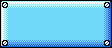

A level layout from a 2D game, rendered from its tile map. Below: a short description, then the map file with its tile-grid data intact:
An orthogonal 7x3 tile map with 16x16 px tiles, 1 tile layer (タイル・レイヤー 1).

<map version="1.2" tiledversion="1.3.5" orientation="orthogonal" renderorder="left-up" width="7" height="3" tilewidth="16" tileheight="16" infinite="0" nextlayerid="2" nextobjectid="1">
 <tileset firstgid="1" name="tileset" tilewidth="16" tileheight="16" tilecount="1204" columns="43">
  <image source="tileset.png" trans="ff00ff" width="688" height="450" />
 </tileset>
 <layer id="1" name="タイル・レイヤー 1" width="7" height="3">
  <data encoding="csv">
21,22,22,22,22,22,23,
64,1053,1053,1053,1053,1053,66,
107,108,108,108,108,108,109
</data>
 </layer>
</map>
